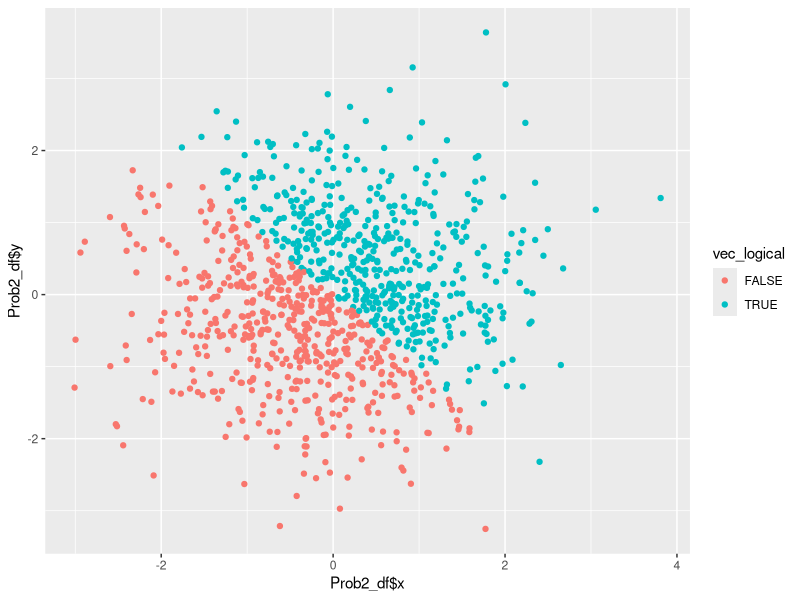
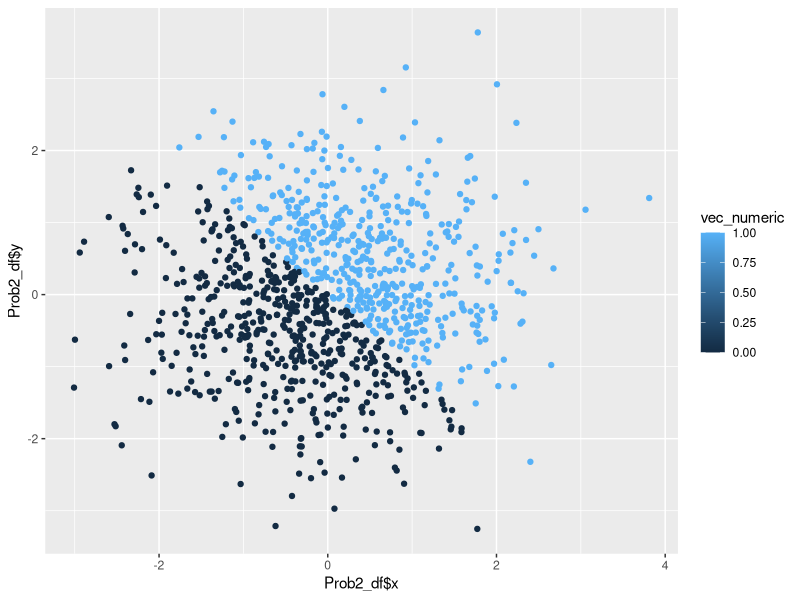
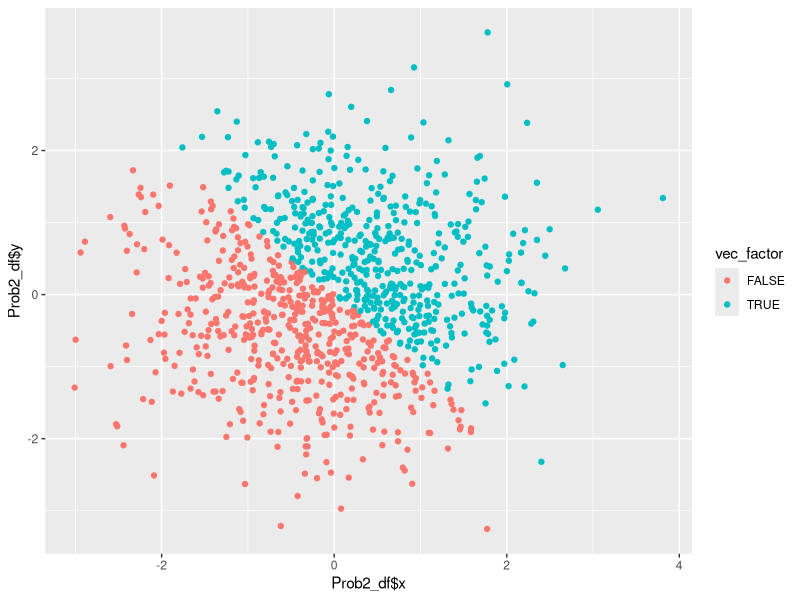
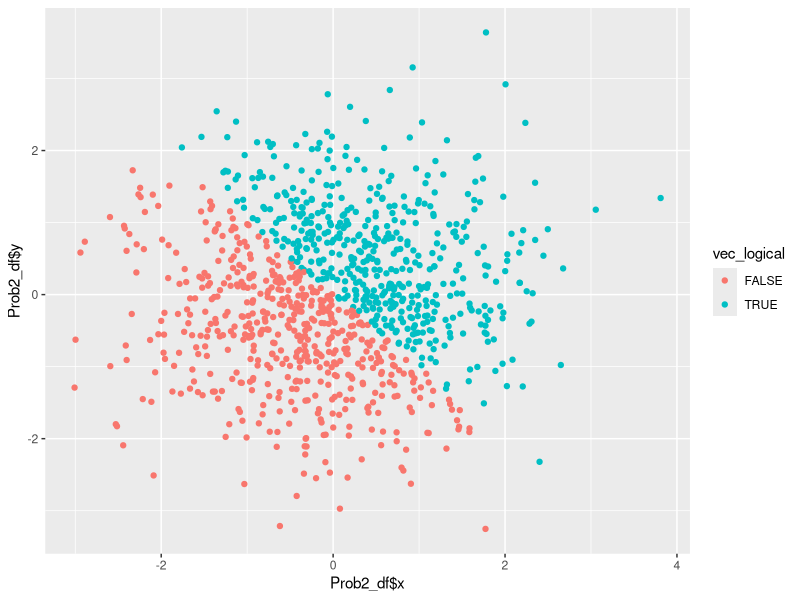

Reproduce these figures in R, in order.
## ---- chunk 1
library(tidyverse)
## ---- chunk 2
set.seed(1)
Prob1_df = tibble(
  vec_numeric = runif(10, min = 0, max = 5),
  vec_logical = c(vec_numeric > 2),
  vec_char = c("I", "am", "happy", "to", "take", "the", "data", "science", "course", "today"),
  vec_factor = factor(c("T", "F", "T", "F", "T", "F", "T", "T", "F", "F"))
)
## ---- chunk 3
class(Prob1_df$vec_numeric)
class(Prob1_df$vec_logical)
class(Prob1_df$vec_char)
class(Prob1_df$vec_factor)
## ---- chunk 4
length(Prob1_df$vec_char)
length(Prob1_df$vec_factor)
## ---- chunk 5
mean(Prob1_df$vec_numeric)
mean(Prob1_df$vec_logical)
mean(Prob1_df$vec_char)
mean(Prob1_df$vec_factor)
## ---- chunk 6
as.numeric(Prob1_df$vec_logical)
as.numeric(Prob1_df$vec_char)
as.numeric(Prob1_df$vec_factor)
## ---- chunk 7
as.factor(Prob1_df$vec_char)
as.numeric(Prob1_df$vec_char)
mean(as.numeric(Prob1_df$vec_char))
class(as.numeric(Prob1_df$vec_char))
## ---- chunk 8
as.character(Prob1_df$vec_factor)
as.numeric(Prob1_df$vec_factor)
mean(as.numeric(Prob1_df$vec_factor))
class(as.numeric(Prob1_df$vec_factor))
## ---- chunk 9
Prob2_df = tibble(
  x = rnorm(1000, mean = 0, sd = 1),
  y = rnorm(1000, mean = 0, sd = 1),
  vec_logical = c(x + y > 0),
  vec_numeric = as.numeric(vec_logical),
  vec_factor = as.factor(vec_logical)
)
## ---- chunk 10
ggplot(Prob2_df, aes(x = Prob2_df$x, y = Prob2_df$y, color = vec_logical)) + geom_point()
## ---- chunk 11
ggplot(Prob2_df, aes(x = Prob2_df$x, y = Prob2_df$y, color = vec_numeric)) + geom_point()
## ---- chunk 12
ggplot(Prob2_df, aes(x = Prob2_df$x, y = Prob2_df$y, color = vec_factor)) + geom_point()
## ---- chunk 13
ggsave("1st_scatterplot.png", plot = ggplot(Prob2_df, aes(x = Prob2_df$x, y = Prob2_df$y, color = vec_logical)) + geom_point())
